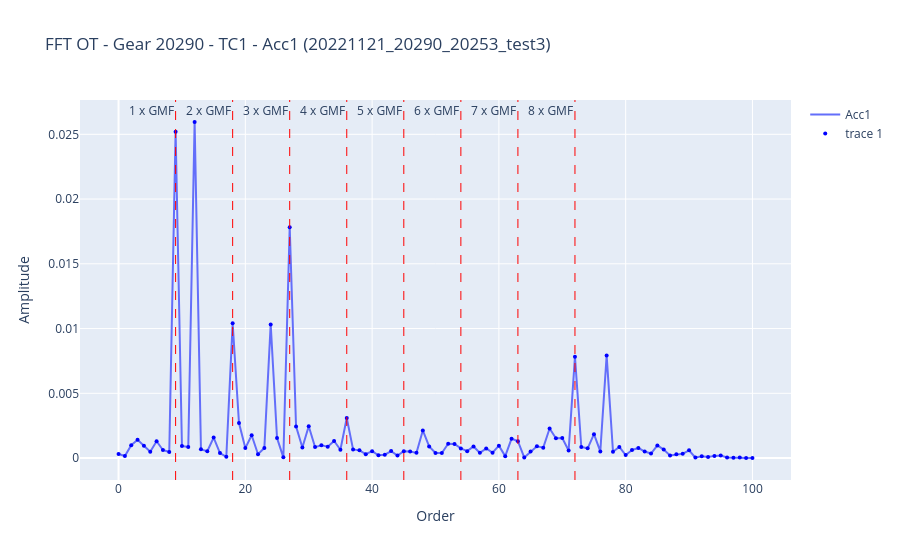

Source (notebook cell):
### Code cell
fig = go.Figure()
fig.add_trace(
    go.Scatter(
        y=pro_data[f"acc{sensor}"].iloc[10000], mode="lines", name=f"Acc{sensor}"
    )
)
fig.add_trace(
    go.Scatter(
        y=pro_data[f"acc{sensor}"].iloc[10000],
        mode="markers",
        marker=dict(color="blue", size=4),
    )
)
fig.update_layout(
    title=f"FFT OT - Gear {gear} - TC{TC} - Acc{sensor} ({run})",
    xaxis_title="Order",
    yaxis_title="Amplitude",
)
for i in range(1, 9):
    fig.add_vline(
        x=i * pinion_teeth,
        line=dict(color="red", width=1, dash="dash"),
        annotation_text=f"{i} x GMF",
        annotation_position="top left",
    )
fig.show()

### Figure 1 — Plotly figure (JSON) as saved in the notebook; plotly's stock layout.template omitted (floating-point values rounded to 4 significant figures)
{"data": [{"mode": "lines", "name": "Acc1", "type": "scatter", "y": [0.0003117, 0.0001562, 0.0009926, 0.001409, 0.0009442, 0.0004936, 0.001301, 0.0006239, 0.0004649, 0.0252, 0.0009336, 0.0008555, 0.02595, 0.0006714, 0.0005272, 0.001578, 0.0003883, 9.7e-05, 0.0104, 0.002698, 0.0007665, 0.001756, 0.0002909, 0.0007743, 0.01032, 0.00155, 5.223e-05, 0.01783, 0.002445, 0.0008109, 0.002449, 0.0008435, 0.0009897, 0.0008786, 0.001315, 0.0006423, 0.003088, 0.0006632, 0.0005936, 0.0003017, 0.000528, 0.00021, 0.0002559, 0.0005353, 0.0001978, 0.0005229, 0.0005049, 0.0003993, 0.002129, 0.0009003, 0.0003973, 0.0003875, 0.001102, 0.001082, 0.0007464, 0.0005336, 0.0008972, 0.0003998, 0.0007395, 0.0004159, 0.0009572, 0.0001473, 0.001497, 0.001299, 4.43e-05, 0.0005113, 0.0009036, 0.0008018, 0.002279, 0.001534, 0.001543, 0.0005817, 0.007817, 0.0008522, 0.0007508, 0.001843, 0.000513, 0.007912, 0.0004915, 0.0008558, 0.0002347, 0.0006185, 0.0007813, 0.0005002, 0.0003466, 0.0009715, 0.0006526, 0.0001998, 0.00029, 0.000323, 0.0005973, 3.806e-05, 0.0001393, 7.998e-05, 0.000167, 0.0001948, 4.995e-05, 2.295e-05, 3.583e-05, 7.033e-06, 3.363e-06]}, {"marker": {"color": "blue", "size": 4}, "mode": "markers", "type": "scatter", "y": [0.0003117, 0.0001562, 0.0009926, 0.001409, 0.0009442, 0.0004936, 0.001301, 0.0006239, 0.0004649, 0.0252, 0.0009336, 0.0008555, 0.02595, 0.0006714, 0.0005272, 0.001578, 0.0003883, 9.7e-05, 0.0104, 0.002698, 0.0007665, 0.001756, 0.0002909, 0.0007743, 0.01032, 0.00155, 5.223e-05, 0.01783, 0.002445, 0.0008109, 0.002449, 0.0008435, 0.0009897, 0.0008786, 0.001315, 0.0006423, 0.003088, 0.0006632, 0.0005936, 0.0003017, 0.000528, 0.00021, 0.0002559, 0.0005353, 0.0001978, 0.0005229, 0.0005049, 0.0003993, 0.002129, 0.0009003, 0.0003973, 0.0003875, 0.001102, 0.001082, 0.0007464, 0.0005336, 0.0008972, 0.0003998, 0.0007395, 0.0004159, 0.0009572, 0.0001473, 0.001497, 0.001299, 4.43e-05, 0.0005113, 0.0009036, 0.0008018, 0.002279, 0.001534, 0.001543, 0.0005817, 0.007817, 0.0008522, 0.0007508, 0.001843, 0.000513, 0.007912, 0.0004915, 0.0008558, 0.0002347, 0.0006185, 0.0007813, 0.0005002, 0.0003466, 0.0009715, 0.0006526, 0.0001998, 0.00029, 0.000323, 0.0005973, 3.806e-05, 0.0001393, 7.998e-05, 0.000167, 0.0001948, 4.995e-05, 2.295e-05, 3.583e-05, 7.033e-06, 3.363e-06]}], "layout": {"annotations": [{"showarrow": false, "text": "1 x GMF", "x": 9, "xanchor": "right", "xref": "x", "y": 1, "yanchor": "top", "yref": "y domain"}, {"showarrow": false, "text": "2 x GMF", "x": 18, "xanchor": "right", "xref": "x", "y": 1, "yanchor": "top", "yref": "y domain"}, {"showarrow": false, "text": "3 x GMF", "x": 27, "xanchor": "right", "xref": "x", "y": 1, "yanchor": "top", "yref": "y domain"}, {"showarrow": false, "text": "4 x GMF", "x": 36, "xanchor": "right", "xref": "x", "y": 1, "yanchor": "top", "yref": "y domain"}, {"showarrow": false, "text": "5 x GMF", "x": 45, "xanchor": "right", "xref": "x", "y": 1, "yanchor": "top", "yref": "y domain"}, {"showarrow": false, "text": "6 x GMF", "x": 54, "xanchor": "right", "xref": "x", "y": 1, "yanchor": "top", "yref": "y domain"}, {"showarrow": false, "text": "7 x GMF", "x": 63, "xanchor": "right", "xref": "x", "y": 1, "yanchor": "top", "yref": "y domain"}, {"showarrow": false, "text": "8 x GMF", "x": 72, "xanchor": "right", "xref": "x", "y": 1, "yanchor": "top", "yref": "y domain"}], "shapes": [{"line": {"color": "red", "dash": "dash", "width": 1}, "type": "line", "x0": 9, "x1": 9, "xref": "x", "y0": 0, "y1": 1, "yref": "y domain"}, {"line": {"color": "red", "dash": "dash", "width": 1}, "type": "line", "x0": 18, "x1": 18, "xref": "x", "y0": 0, "y1": 1, "yref": "y domain"}, {"line": {"color": "red", "dash": "dash", "width": 1}, "type": "line", "x0": 27, "x1": 27, "xref": "x", "y0": 0, "y1": 1, "yref": "y domain"}, {"line": {"color": "red", "dash": "dash", "width": 1}, "type": "line", "x0": 36, "x1": 36, "xref": "x", "y0": 0, "y1": 1, "yref": "y domain"}, {"line": {"color": "red", "dash": "dash", "width": 1}, "type": "line", "x0": 45, "x1": 45, "xref": "x", "y0": 0, "y1": 1, "yref": "y domain"}, {"line": {"color": "red", "dash": "dash", "width": 1}, "type": "line", "x0": 54, "x1": 54, "xref": "x", "y0": 0, "y1": 1, "yref": "y domain"}, {"line": {"color": "red", "dash": "dash", "width": 1}, "type": "line", "x0": 63, "x1": 63, "xref": "x", "y0": 0, "y1": 1, "yref": "y domain"}, {"line": {"color": "red", "dash": "dash", "width": 1}, "type": "line", "x0": 72, "x1": 72, "xref": "x", "y0": 0, "y1": 1, "yref": "y domain"}], "title": {"text": "FFT OT - Gear 20290 - TC1 - Acc1 (20221121_20290_20253_test3)"}, "xaxis": {"title": {"text": "Order"}}, "yaxis": {"title": {"text": "Amplitude"}}}}
